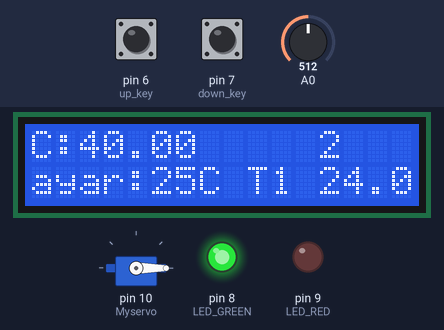
Bench run of a sketch on a simulated Arduino Uno, built with avr-gcc and run on an emulated ATmega328P. On the bench: 16×2 character LCD, servo, output pins drawn as LEDs (lit = HIGH). The test bench sets the inputs (shaded band); at power-on: pin 6 (up_key) HIGH, A0 = 512, pin 7 (down_key) HIGH. Pins used as bus, display or sensor lines are not drawn.

Above: at 3.2 s.
3.3 s: pin 6 (up_key) pulled LOW for 3.2 s
At 7.2 s:
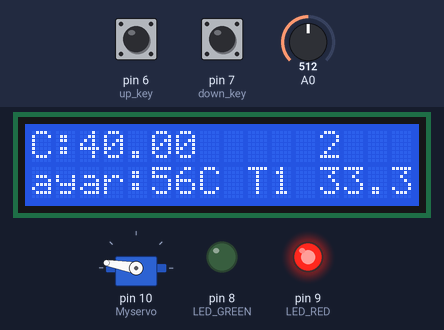
8.0 s: A0 set to 772
At 8.7 s:
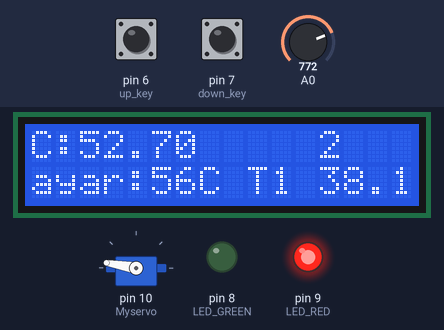
9.8 s: A0 set to 789
At 10.3 s:
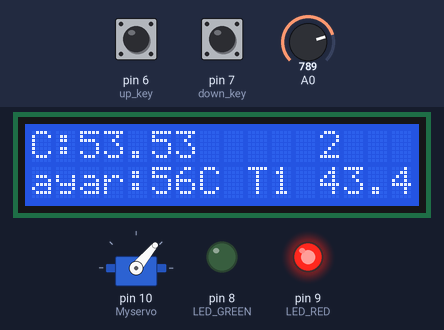
12.8 s: A0 set to 852
At 13.5 s:
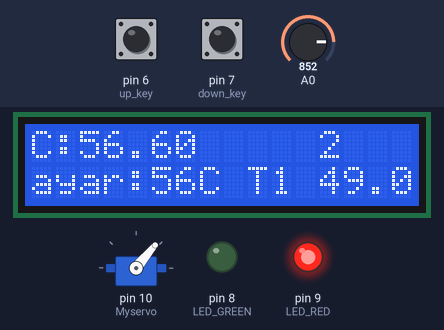
14.5 s: A0 set to 879
At 16.6 s:
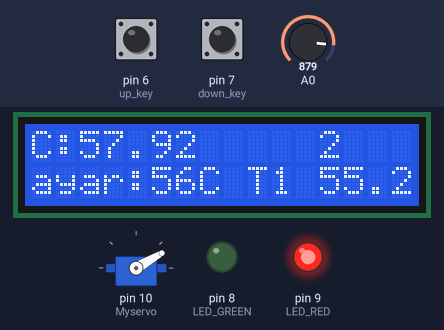
17.5 s: pin 7 (down_key) pulled LOW for 0.15 s
At 18.2 s:
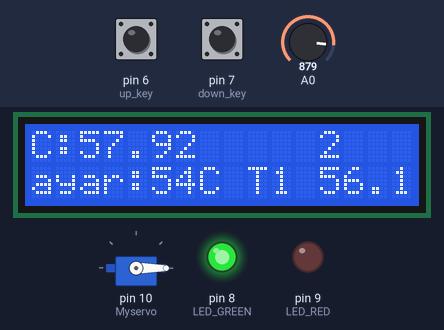
Timing chart, 0 to 20.1 s (numbered marks = the images above; inputs shaded):
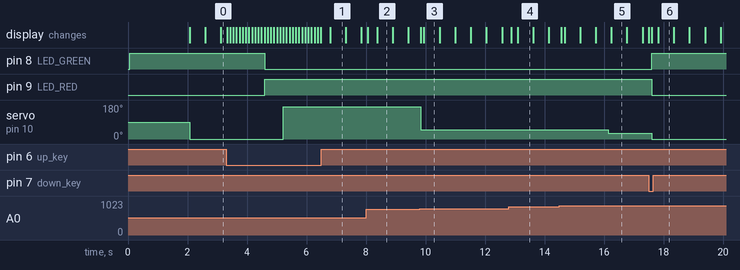

The sketch:

heatcontrol_v5_state.ino
```cpp
// include the library code:
#include <LiquidCrystal.h>
#include<Servo.h>
Servo Myservo;
// initialize the library with the numbers of the interface pins
LiquidCrystal lcd(12, 11, 5, 4, 3, 2);
const int LED_RED=9; //Red LED
const int LED_GREEN=8; //Green LED
const int RELAY=12; //Lock Relay or motor
const int up_key=6;
const int down_key=7;
int SetPoint=25;
unsigned long previousMillis = 0;        // will store last time LED was updated
const long interval = 500;              //ortalama sıcaklık hesaplama süresi
unsigned long previousMillis2 = 0;        // will store last time LED was updated
const long interval2 = 2000;

double T1=0;//interval son 15 ölçüm ort
double T2=0;//interval son 3 ölçüm ort
int step1=10; //step size for inc
int step2=20;
int pos=90;


//ortalama sıcaklık için

const int numReadings = 15;
double readings[numReadings];      // the readings from the analog input
int readIndex = 0;              // the index of the current reading
double total = numReadings*20;                  // the running total
double average = 20;

const int numReadings2 = 3;
double readings2[numReadings2];      // 2. sayaç
int readIndex2 = 0;              // 2.sayaç
double total2 = numReadings2*20;                  // 2.sayaç
double average2 = 20;
//-----------------------
int state=0; //ortalama sıcaklığa göre durum 0->(T1=T2) , 1->(T1<T2) 2-<(T1>T2)


void setup() {
  pinMode(LED_RED,OUTPUT);
  pinMode(LED_GREEN,OUTPUT);
  pinMode(RELAY,OUTPUT);
  pinMode(up_key,INPUT);
  pinMode(down_key,INPUT);
  digitalWrite(up_key,HIGH);
  digitalWrite(down_key,HIGH);
  // set up the LCD's number of columns and rows:
  lcd.begin(16, 2);
  // Print a message to the LCD.
  lcd.print("C:");
  lcd.setCursor(0, 1);
  lcd.print("ayar=");
  digitalWrite(LED_GREEN,HIGH);  //Green LED Off
  digitalWrite(LED_RED,LOW);     //Red LED On
  digitalWrite(RELAY,LOW);       //Turn off Relay
  Myservo.attach(10);
//ortalama sıcaklık
// initialize all the readings to 0:
  for (int thisReading = 0; thisReading < numReadings; thisReading++) {
    readings[thisReading] = 20;}
  for (int thisReading2 = 0; thisReading2 < numReadings2; thisReading2++) {
    readings2[thisReading2] = 20;}


//----------------------------------

  delay(2000);
}

void loop() {

  double T0 = ((5.0/10240.0) * analogRead(A0)) * 100+15;  //5/1024 tü 10mV per degree 0.01V/C. Scalling

  unsigned long currentMillis = millis();
 if (currentMillis - previousMillis >= interval) {

    previousMillis = currentMillis;


  total = total - readings[readIndex];
  readings[readIndex] = T0;
  total = total + readings[readIndex];
  readIndex = readIndex + 1;
  if (readIndex >= numReadings) {
    readIndex = 0;
  }
  T1 = total / numReadings;
//T2 son 3 okuma-daha sağlıklı okumalar için kullanmazsan sil
  total2 = total2 - readings2[readIndex2];
  readings2[readIndex2] = T0;
  total2 = total2 + readings2[readIndex2];
  readIndex2 = readIndex2 + 1;
  if (readIndex2 >= numReadings2) {
    readIndex2 = 0;
  }
  T2 = total2 / numReadings2;
  // ---------------------------------------------

 }
  lcd.setCursor(0,0);
  lcd.print("C:");    //Do not display entered keys
  lcd.print(T0);

  //Get user input for setpoints
  if(digitalRead(down_key)==LOW)
  {
    if(SetPoint>0)
    {
      SetPoint--;
    }
  }
  if(digitalRead(up_key)==LOW)
  {
    if(SetPoint<150)
    {
      SetPoint++;
    }
  }
 //state kararı ortalama sıcaklığa göre durum 0->(T1=T2) , 1->(T1<T2) 2-<(T1>T2)
if(T2<(T1+1) & T2>(T1-1))
{state=0;}
else if(T2<T1) //sıcaklık düşüyor
{state=1;}
else if (T2>T1) // sıcaklık yükseliyor
{state=2;}

 //----------------
//Display Set point on LCD
  lcd.setCursor(0,1);
  lcd.print("ayar:");
  lcd.print(SetPoint);
  lcd.print("C T1  ");
  lcd.setCursor(12,1);
  lcd.print(T1);
  lcd.setCursor(12,0);
  lcd.print(state);

//Check T0 is in limit
if(T0 > (SetPoint+3))
{
  Myservo.write(0);
  pos=20;
   digitalWrite(RELAY,LOW);    //Turn off heater
   digitalWrite(LED_RED,LOW);
   digitalWrite(LED_GREEN,HIGH);  //Turn on Green LED
}
else if (T0<(SetPoint-3))
{
  Myservo.write(170);
  pos=50;
  digitalWrite(RELAY,HIGH);    //Turn on heater %100
  digitalWrite(LED_GREEN,LOW);
  digitalWrite(LED_RED,HIGH);  //Turn on RED LED
}

else if (T0>(SetPoint-3)& T0<(SetPoint+3)& (currentMillis - previousMillis2 >= interval2) )
{
  if (T0<(SetPoint-1))//below setpoint
  {switch (state)
    {
     case 0:
     pos=pos+step1;
     break;
     case 1:
     pos=pos+step2;
     break;
     case 2:

     break;

    }
  }
  else if (T0>(SetPoint+1)) //upper setpoinr
  {switch (state)
    {
     case 0:
     pos=pos-step1;
     break;
     case 1:

     break;
     case 2:
     pos=pos-step2;
     break;

    }
  }
  else if (T0<(SetPoint-1)& T0>(SetPoint+1) )
  {switch (state)
    {
     case 0:

     break;
     case 1:
     pos=pos+step1;
     break;
     case 2:
     pos=pos-step1;
     break;

    }
  }
  Myservo.write(pos);
  digitalWrite(RELAY,HIGH);    //Turn on heater %50
  digitalWrite(LED_GREEN,LOW);
  digitalWrite(LED_RED,HIGH);  //Turn on RED LED
   previousMillis2 = currentMillis;

}

  delay(100); //Update at every

}
```

Measured:
- the behaviour switches between 778 and 779 on A0 (found by bisection; images 2 and 3)
- the behaviour switches between 860 and 861 on A0 (found by bisection; images 4 and 5)
- after the input at 3.3 s, pin 8 (LED_GREEN): HIGH → LOW after 1.3 s; pin 9 (LED_RED): LOW → HIGH after 1.3 s; servo on pin 10 (Myservo): 0° → 170° after 1.9 s
- after the input at 9.8 s, servo on pin 10 (Myservo): 170° → 50° at once
- after the input at 14.5 s, servo on pin 10 (Myservo): 50° → 30° after 1.6 s
- after the input at 17.5 s, pin 8 (LED_GREEN): LOW → HIGH after 0.11 s; pin 9 (LED_RED): HIGH → LOW after 0.11 s; servo on pin 10 (Myservo): 30° → 0° after 0.11 s
- what the display in image 1 shows lasts 0.5 s, from 6.8 s to 7.3 s
